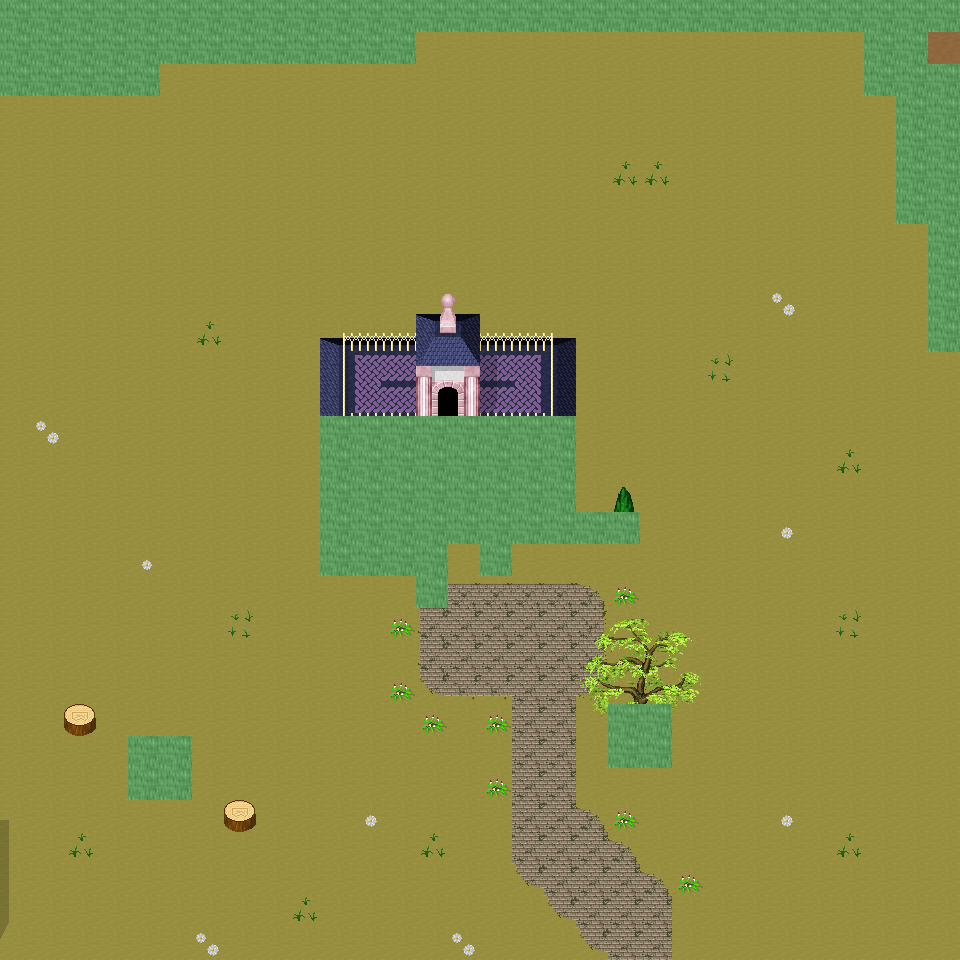

Below is a game level as drawn by its tile map, then a one-line description and the .tmx that defines it (tile-layer data replaced by summaries):
An orthogonal 30x30 tile map with 32x32 px tiles, 6 tile layers (Ground, Object, Object2, Above, ...), 26 tilesets and 4 objects (4x mapExit).

<map version="1.0" orientation="orthogonal" renderorder="right-down" width="30" height="30" tilewidth="32" tileheight="32" nextobjectid="5">
  <tileset firstgid="1" name="tileset_ground_ground" tilewidth="32" tileheight="32" tilecount="33" columns="3">
    <image source="../drawable/tileset_ground_ground.png" width="96" height="352" />
  </tileset>
  <tileset firstgid="34" name="tileset_building_castle" tilewidth="32" tileheight="32" tilecount="320" columns="20">
    <image source="../drawable/tileset_building_castle.png" width="640" height="512" />
  </tileset>
  <tileset firstgid="354" name="tileset_furniture_carpet_carpets_2" tilewidth="32" tileheight="32" tilecount="20" columns="4">
    <image source="../drawable/tileset_furniture_carpet_carpets_2.png" width="128" height="160" />
  </tileset>
  <tileset firstgid="374" name="tileset_ground_indoor_tiles" tilewidth="32" tileheight="32" tilecount="8" columns="2">
    <image source="../drawable/tileset_ground_indoor_tiles.png" width="64" height="128" />
  </tileset>
  <tileset firstgid="382" name="tileset_ground_water_pool" tilewidth="32" tileheight="32" tilecount="72" columns="3">
    <image source="../drawable/tileset_ground_water_pool.png" width="96" height="768" />
  </tileset>
  <tileset firstgid="454" name="tileset_ground_ridge_earth_dark" tilewidth="32" tileheight="32" tilecount="96" columns="12">
    <image source="../drawable/tileset_ground_ridge_earth_dark.png" width="384" height="256" />
  </tileset>
  <tileset firstgid="550" name="tileset_logic_collision" tilewidth="32" tileheight="32" tilecount="1" columns="1">
    <image source="../drawable/tileset_logic_collision.png" width="32" height="32" />
  </tileset>
  <tileset firstgid="551" name="tileset_building_wall_stone_grey" tilewidth="32" tileheight="32" tilecount="12" columns="3">
    <image source="../drawable/tileset_building_wall_stone_grey.png" width="96" height="128" />
  </tileset>
  <tileset firstgid="563" name="tileset_building_roof_green" tilewidth="32" tileheight="32" tilecount="20" columns="5">
    <image source="../drawable/tileset_building_roof_green.png" width="160" height="128" />
  </tileset>
  <tileset firstgid="583" name="tileset_ground_ladder_horizontal_dark" tilewidth="32" tileheight="32" tilecount="3" columns="1">
    <image source="../drawable/tileset_ground_ladder_horizontal_dark.png" width="32" height="96" />
  </tileset>
  <tileset firstgid="586" name="tileset_building_house_pink_blue" tilewidth="32" tileheight="32" tilecount="99" columns="11">
    <image source="../drawable/tileset_building_house_pink_blue.png" width="352" height="288" />
  </tileset>
  <tileset firstgid="685" name="tileset_ground_mossy_brick_paving" tilewidth="32" tileheight="32" tilecount="9" columns="3">
    <image source="../drawable/tileset_ground_mossy_brick_paving.png" width="96" height="96" />
  </tileset>
  <tileset firstgid="694" name="tileset_plant_tree_locust_tree" tilewidth="32" tileheight="32" tilecount="20" columns="4">
    <image source="../drawable/tileset_plant_tree_locust_tree.png" width="128" height="160" />
  </tileset>
  <tileset firstgid="714" name="tileset_plant_tree_spruce" tilewidth="32" tileheight="32" tilecount="6" columns="2">
    <image source="../drawable/tileset_plant_tree_spruce.png" width="64" height="96" />
  </tileset>
  <tileset firstgid="720" name="tileset_plant_flower_flowers_mixed" tilewidth="32" tileheight="32" tilecount="16" columns="4">
    <image source="../drawable/tileset_plant_flower_flowers_mixed.png" width="128" height="128" />
  </tileset>
  <tileset firstgid="736" name="tileset_ground_cobbled_paving" tilewidth="32" tileheight="32" tilecount="1" columns="1">
    <image source="../drawable/tileset_ground_cobbled_paving.png" width="32" height="32" />
  </tileset>
  <tileset firstgid="737" name="tileset_plant_flower_daisy_white" tilewidth="32" tileheight="32" tilecount="8" columns="2">
    <image source="../drawable/tileset_plant_flower_daisy_white.png" width="64" height="128" />
  </tileset>
  <tileset firstgid="745" name="tileset_item_postbox" tilewidth="32" tileheight="32" tilecount="4" columns="2">
    <image source="../drawable/tileset_item_postbox.png" width="64" height="64" />
  </tileset>
  <tileset firstgid="749" name="tileset_item_postbox_2" tilewidth="32" tileheight="32" tilecount="2" columns="1">
    <image source="../drawable/tileset_item_postbox_2.png" width="32" height="64" />
  </tileset>
  <tileset firstgid="751" name="tileset_furniture_table_tree_stump_table" tilewidth="32" tileheight="32" tilecount="4" columns="2">
    <image source="../drawable/tileset_furniture_table_tree_stump_table.png" width="64" height="64" />
  </tileset>
  <tileset firstgid="755" name="tileset_plant_stump_int_small_stump" tilewidth="32" tileheight="32" tilecount="1" columns="1">
    <image source="../drawable/tileset_plant_stump_int_small_stump.png" width="32" height="32" />
  </tileset>
  <tileset firstgid="756" name="tileset_plant_grasses" tilewidth="32" tileheight="32" tilecount="6" columns="3">
    <image source="../drawable/tileset_plant_grasses.png" width="96" height="64" />
  </tileset>
  <tileset firstgid="762" name="tileset_building_fence_wooden_brown_fence" tilewidth="32" tileheight="32" tilecount="42" columns="7">
    <image source="../drawable/tileset_building_fence_wooden_brown_fence.png" width="224" height="192" />
  </tileset>
  <tileset firstgid="804" name="tileset_ground_green_paving" tilewidth="32" tileheight="32" tilecount="18" columns="3">
    <image source="../drawable/tileset_ground_green_paving.png" width="96" height="192" />
  </tileset>
  <tileset firstgid="822" name="tileset_building_stone_ruins" tilewidth="32" tileheight="32" tilecount="72" columns="6">
    <image source="../drawable/tileset_building_stone_ruins.png" width="192" height="384" />
  </tileset>
  <tileset firstgid="894" name="tileset_logic_creature_insect" tilewidth="32" tileheight="32" tilecount="5" columns="5">
    <image source="../drawable/tileset_logic_creature_insect.png" width="160" height="32" />
  </tileset>
  <layer name="Ground" width="30" height="30">
    <data>[900 cells, 900 non-empty, 2 distinct tile ids]</data>
  </layer>
  <layer name="Object" width="30" height="30">
    <data>[900 cells, 186 non-empty, 66 distinct tile ids]</data>
  </layer>
  <layer name="Object2" width="30" height="30">
    <data>[900 cells, 10 non-empty, 7 distinct tile ids]</data>
  </layer>
  <layer name="Above" width="30" height="30">
    <data>[900 cells, 54 non-empty, 51 distinct tile ids]</data>
  </layer>
  <layer name="Above2" width="30" height="30">
    <data>[900 cells, 0 non-empty, 0 distinct tile ids]</data>
  </layer>
  <layer name="Walkable" width="30" height="30">
    <data>[900 cells, 113 non-empty, 1 distinct tile ids]</data>
  </layer>
  <objectgroup name="MapEvents">
    <object id="1" name="south" type="mapExit" x="0" y="928" width="960" height="32">
      <properties>
        <property name="map" value="level_0_x223_y9" />
        <property name="x" value="0" />
        <property name="y" value="1" />
      </properties>
    </object>
    <object id="2" name="west" type="mapExit" x="0" y="96" width="32" height="864">
      <properties>
        <property name="map" value="level_0_x222_y8" />
        <property name="x" value="28" />
        <property name="y" value="3" />
      </properties>
    </object>
    <object id="3" name="east" type="mapExit" x="928" y="32" width="32" height="32">
      <properties>
        <property name="map" value="level_0_x224_y8" />
        <property name="x" value="1" />
        <property name="y" value="1" />
      </properties>
    </object>
    <object id="4" name="east2" type="mapExit" x="928" y="352" width="32" height="608">
      <properties>
        <property name="map" value="level_0_x224_y8" />
        <property name="x" value="1" />
        <property name="y" value="11" />
      </properties>
    </object>
  </objectgroup>
</map>
